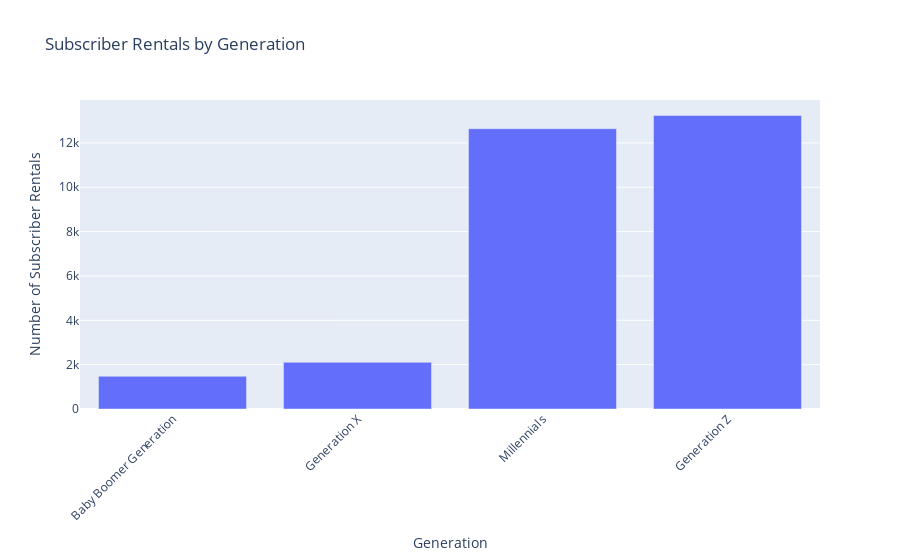

The notebook cell this image was saved under:
### Code cell
# Number of Subscriber rentals by generation
group_sizes = generation_groups.size().sort_values(ascending=True)
print('\n Generation group sizes (Subscribers)')
print(group_sizes)

# Create a bar chart

# Create a bar chart
fig = px.bar(x=group_sizes.index, y=group_sizes.values, title='Subscriber Rentals by Generation')

# Customize the layout
fig.update_layout(
    xaxis_title='Generation',
    yaxis_title='Number of Subscriber Rentals',
    xaxis_tickangle=-45  # Rotate x-axis labels by 45 degrees
)

# Display the chart
fig.show()

### Figure 1 — Plotly figure (JSON) as saved in the notebook; plotly's stock layout.template omitted (floating-point values rounded to 4 significant figures)
{"data": [{"alignmentgroup": "True", "hovertemplate": "x=%{x}<br>y=%{y}<extra></extra>", "legendgroup": "", "marker": {"color": "#636efa", "pattern": {"shape": ""}}, "name": "", "offsetgroup": "", "orientation": "v", "showlegend": false, "textposition": "auto", "type": "bar", "x": ["Baby Boomer Generation", "Generation X", "Millennials", "Generation Z"], "xaxis": "x", "y": [1474, 2106, 12641, 13239], "yaxis": "y"}], "layout": {"barmode": "relative", "legend": {"tracegroupgap": 0}, "title": {"text": "Subscriber Rentals by Generation"}, "xaxis": {"anchor": "y", "domain": [0, 1], "tickangle": -45, "title": {"text": "Generation"}}, "yaxis": {"anchor": "x", "domain": [0, 1], "title": {"text": "Number of Subscriber Rentals"}}}}
